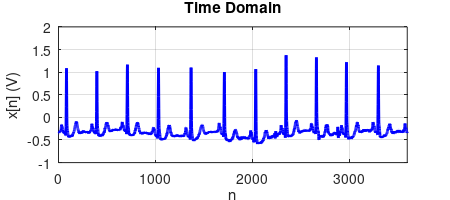
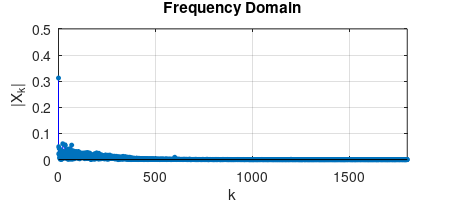
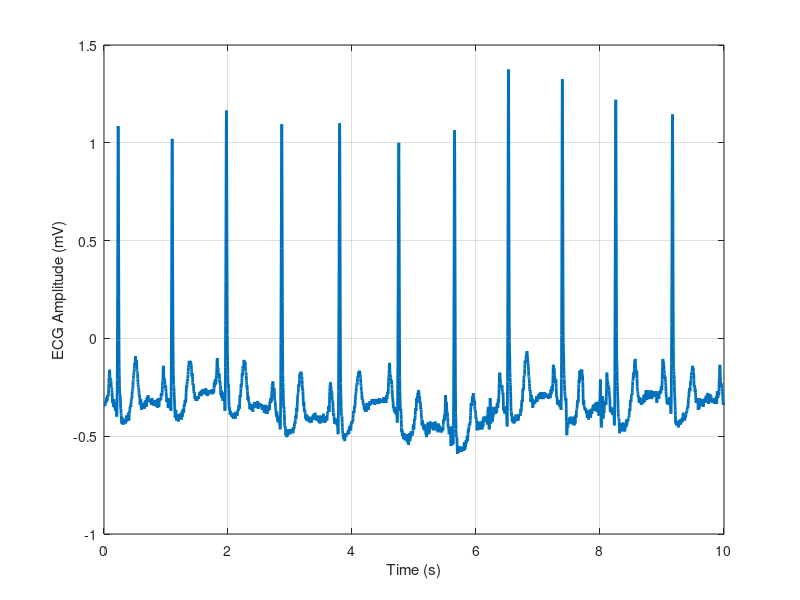

Source code (MATLAB) for these figures, in order:
%IBEHS 3A03 "Fourier Analysis and Filtering of Biomedical Signals"
%Clean ECG Signal
%Modified code from Sannino, Giovanna, and Giuseppe De Pietro. "A deep learning approach for ECG-based heartbeat classification for arrhythmia detection." Future Generation Computer Systems 86 (2018): 446-455. 
%ECG Data from Moody GB, Mark RG. The impact of the MIT-BIH Arrhythmia Database. IEEE Eng in Med and Biol 20(3):45-50 (May-June 2001). (PMID: 11446209) 

clear all, close all, clc

load('101m.mat')      % input signal data to 'val' variable
val = (val - 0)/200;                % removing "base" and "gain"
sig = val(1,1:3600);                % choosing Lead 1 (V1) data and 3600 datapoints (first 10 secs)
Fs = 360;                           % sampling frequecy
Fn = Fs/2;                          % Nyquist frequency
t = (0:length(sig)-1)/Fs;           % time

% Plot signal before processing
figure(1)
plot(t, sig, 'LineWidth', 2);
xlabel("Time (s)")
ylabel("ECG Amplitude (mV)")
grid

Ts = 1/Fs;
% Time vector

fNoise = 50;    % Frequency [Hz]
aNoise = 0.25;  % Amplitude
noise  = aNoise*sin(2*pi.*t.*fNoise);

signalNoise = sig;

figure(1)
plot(t, signalNoise, 'LineWidth', 2);
xlabel("Time (s)")
ylabel("ECG Amplitude (mV)")
grid

x=signalNoise;
L = length(signalNoise); %Number of samples
num_samples = (0:1:L-1)';

% Plot the signal versus time:
figure;
%plot(t,x,'LineWidth',2.0,'Color', 'k');
plot(num_samples,x,'LineWidth',2.0,'Color', 'b');
%xlim([0 StopTime-dt])
xlim([0 L-1])
ylim([-1 2])
%xtickformat('%.1f')
%xticks(0:0.1:StopTime-dt)

title('Time Domain');
ylabel('x[n] (V)');
xlabel('n');
zoom xon;
grid on;

set(gcf, 'PaperUnits', 'inches');
x_width=4.5;
y_width=2;
set(gcf, 'PaperPosition', [0 0 x_width y_width]); %
print(gcf, '-dtiff', 'time_ecg.tiff');

Y = fft(signalNoise);

L = length(signalNoise); %Number of samples

P2 = abs(Y/L);
P1 = P2(1:L/2+1);
P1(2:end-1) = 2*P1(2:end-1);

f = Fs*(0:(L/2))/L;
f = 0:1:L/2;

figure;
stem(f,P1,'filled','MarkerSize',3,'Color', 'b');
title("Frequency Domain");
ylim([0 0.5]);
xlim([0 L/2]);
%xticks(0:5:50);
xlabel("k");
ylabel("|X_k|");
grid on;

set(gcf, 'PaperUnits', 'inches');
x_width=4.5;
y_width=2;
set(gcf, 'PaperPosition', [0 0 x_width y_width]); %
print(gcf, '-dtiff', 'freq_ecg.tiff');


